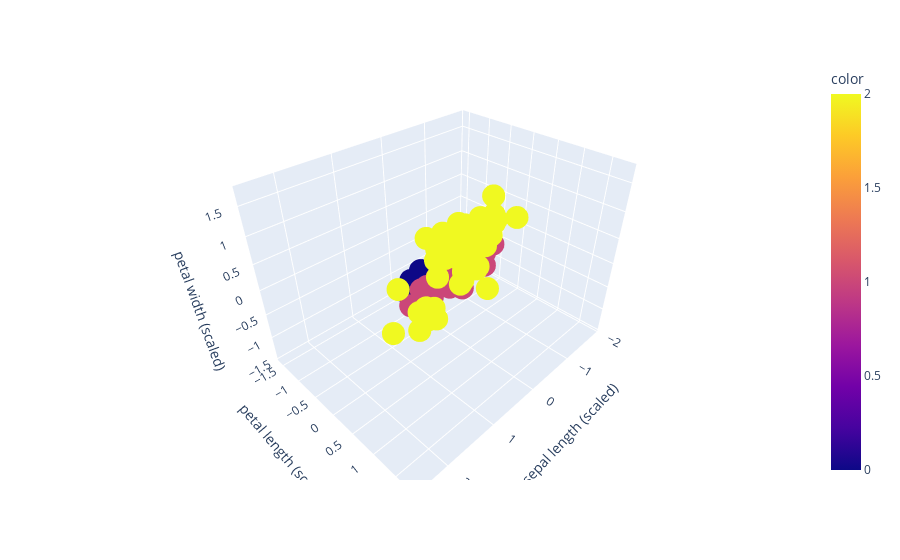

The cell this chart's notebook holds for it:
### Markdown cell above
<br>
<font size=5 color=#009999> 2.3 Visualization </font> <br>
</font>
<div class="alert alert-warning">
Vizualize the data with the following code. Which clusters will be the easier to detect? Comment on the importance of the number of labels.
</div>

### Code cell
import plotly.express as px
import pandas as pd
import re

df = px.data.iris()


data_df = pd.DataFrame(data, columns=X.columns[idx_selected])
new_name = {col: re.sub("\s\(cm\)", " (scaled)", col) for col in X.columns}
data_df.rename(columns=new_name, inplace=True)

fig = px.scatter_3d(
    data_df, x=data_df.columns[0], y=data_df.columns[1], z=data_df.columns[2], color=y
)
fig.show()

### Figure 1 — Plotly figure (JSON) as saved in the notebook; plotly's stock layout.template omitted (floating-point values rounded to 4 significant figures; data arrays with more than 128 entries replaced by an {"elided": "..."} marker saying what was removed)
{"data": [{"hovertemplate": "sepal length (scaled)=%{x}<br>petal length (scaled)=%{y}<br>petal width (scaled)=%{z}<br>color=%{marker.color}<extra></extra>", "legendgroup": "", "marker": {"color": {"elided": "150 int values"}, "coloraxis": "coloraxis", "symbol": "circle"}, "mode": "markers", "name": "", "scene": "scene", "showlegend": false, "type": "scatter3d", "x": {"elided": "150 float values"}, "y": {"elided": "150 float values"}, "z": {"elided": "150 float values"}}], "layout": {"coloraxis": {"colorbar": {"title": {"text": "color"}}, "colorscale": [[0, "#0d0887"], [0.1111, "#46039f"], [0.2222, "#7201a8"], [0.3333, "#9c179e"], [0.4444, "#bd3786"], [0.5556, "#d8576b"], [0.6667, "#ed7953"], [0.7778, "#fb9f3a"], [0.8889, "#fdca26"], [1, "#f0f921"]]}, "legend": {"tracegroupgap": 0}, "margin": {"t": 60}, "scene": {"domain": {"x": [0, 1], "y": [0, 1]}, "xaxis": {"title": {"text": "sepal length (scaled)"}}, "yaxis": {"title": {"text": "petal length (scaled)"}}, "zaxis": {"title": {"text": "petal width (scaled)"}}}}}
